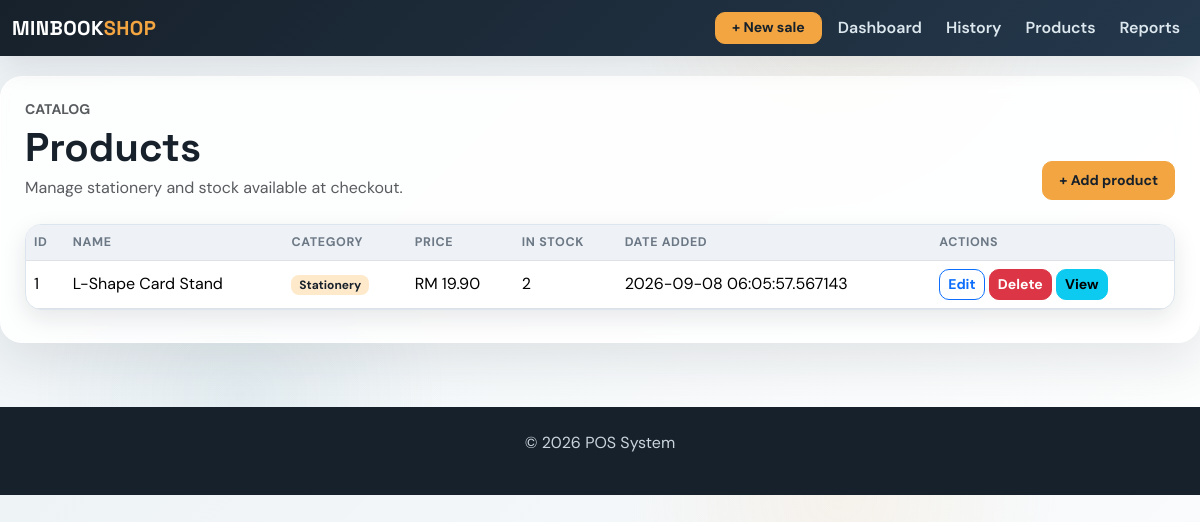
The page /products on the database as committed earlier.
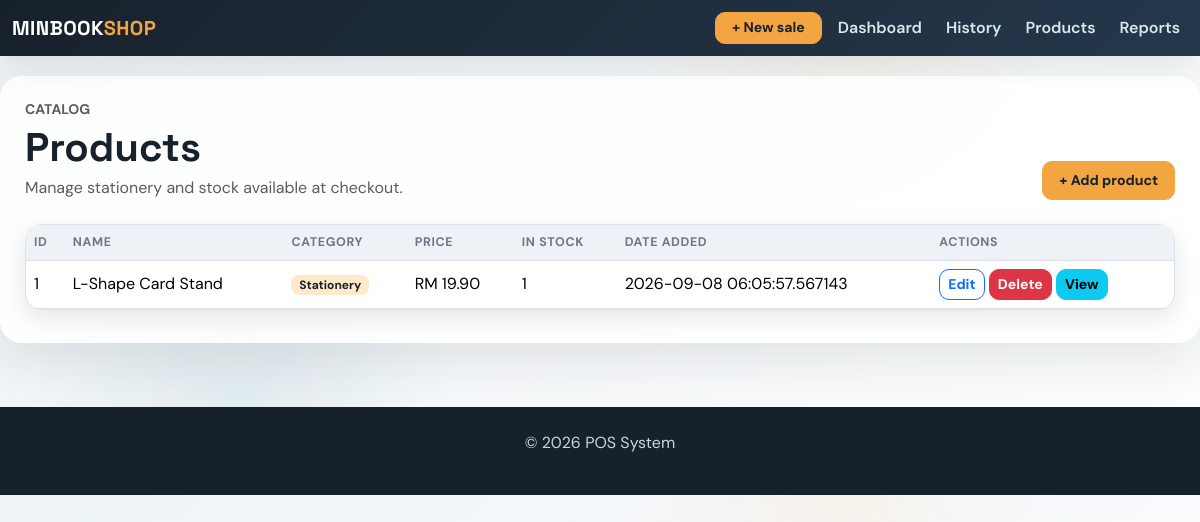
The same page on the database as committed later.
### app/models.py (models this page shows, shortened)
class Product(db.Model):
    id = db.Column(db.Integer, primary_key=True)
    name = db.Column(db.String(100), nullable=False)
    price = db.Column(db.Float, nullable=False)
    quantity = db.Column(db.Integer, nullable=False)
    category = db.Column(db.String(30), nullable=False, default='Stationery')
    date_added = db.Column(db.DateTime, default=datetime.utcnow)

### app/routes.py (the view)
@main.route('/products')
def products():
    products_data = Product.query.all()
    return render_template('products.html', products=products_data)

### app/routes.py (called while the page is built)
@main.app_context_processor
def inject_now():
    return {'current_year': datetime.now().year}

### app/templates/products.html (shortened to what this page needs)
{% extends 'base.html' %}
{% block content %}
<div class="d-flex justify-content-between align-items-end mb-4"><div><p class="text-uppercase text-muted small fw-bold mb-1">Catalog</p><h1 class="mb-1">Products</h1><p class="text-muted mb-0">Manage stationery and stock available at checkout.</p></div><a href="{{ url_for('main.add_product') }}" class="btn btn-warning btn-lg">+ Add product</a></div>
    <div class="card"><div class="table-responsive"><table class="table mb-0">
        <thead>
            <tr>
                <th>ID</th>
                <th>Name</th>
                <th>Category</th><th>Price</th><th>In stock</th>
                <th>Date Added</th>
                <th>Actions</th>
            </tr>
        </thead>
        <tbody>
            {% for product in products %}
                <tr>
                    <td>{{ product.id }}</td>
                    <td>{{ product.name }}</td>
                    <td><span class="badge text-bg-light">{{ product.category }}</span></td>
                    <td>RM {{ '{:,.2f}'.format(product.price) }}</td>
                    <td>{{ product.quantity }}</td>
                    <td>{{ product.date_added }}</td>
                    <td>
                        <a href="{{ url_for('main.edit_product', product_id=product.id) }}" class="btn btn-outline-primary btn-sm">Edit</a>
                        <form action="{{ url_for('main.delete_product', product_id=product.id) }}" method="POST" style="display:inline;">
                            <button type="submit" class="btn btn-danger btn-sm" onclick="return confirm('Are you sure you want to delete this product?')">Delete</button>
                        </form>
                        <a href="{{ url_for('main.view_product', product_id=product.id) }}" class="btn btn-info btn-sm">View</a>
                    </td>
                </tr>
            {% endfor %}
        </tbody>
    </table></div></div>
{% endblock %}

Rows that differ between the two databases and show on the page:
changed Product "L-Shape Card Stand": quantity "2" → "1"
